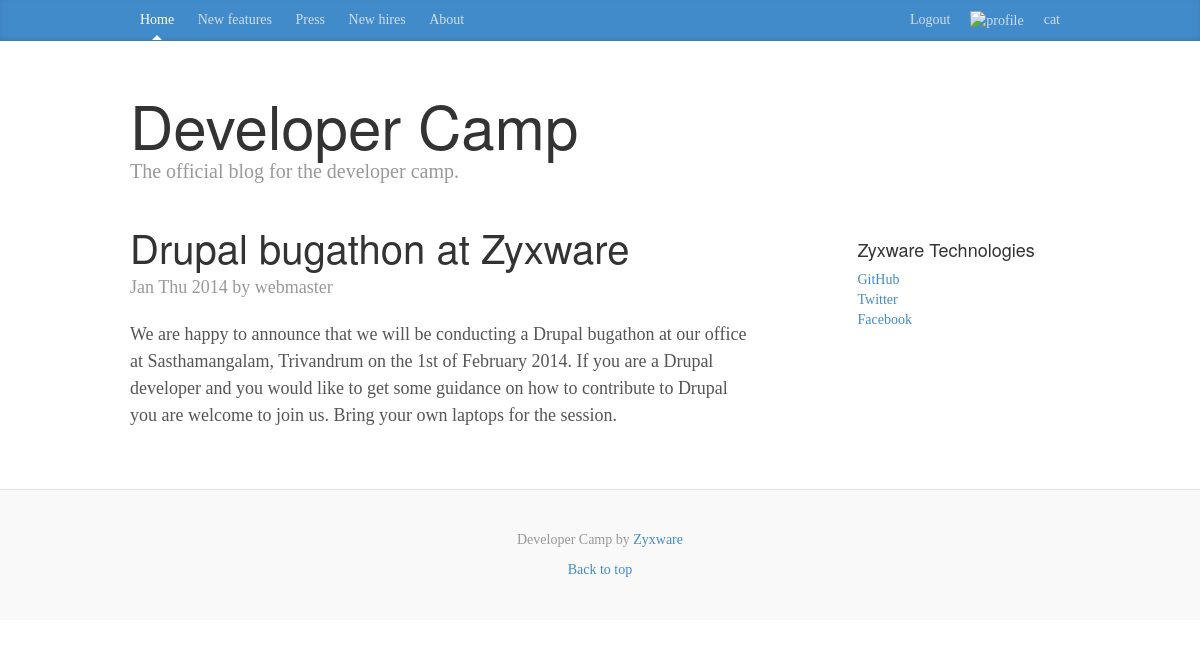
Page /index.php/show?id=1 (signed in) on the committed database.
### tables this page shows
CREATE TABLE `post` (
  `id` int(11) NOT NULL,
  `title` varchar(150) NOT NULL,
  `body` text NOT NULL,
  `date` int(11) NOT NULL,
  `author` varchar(100) NOT NULL
);

### controllers.php (called while the page is built, shortened)
<?php
function show_action($id)
{
    $post = get_post($id);
    require 'templates/show.tpl.php';
}

### model.php (called while the page is built, shortened)
<?php
function open_database_connection()
{
    $server = 'blog';
    $dbname = 'blog';
    $username = 'root';
    $password = 'root';
    $link = new PDO("mysql:host=$server;dbname=$dbname", $username, $password);
    return $link;
}
function get_post($id)
{
    $link = open_database_connection();
    $result = $link->prepare("SELECT * FROM post
    WHERE id = :id");
    $result->bindParam(':id', $id);
    $result->execute();
    $post = $result->fetch(PDO::FETCH_ASSOC);
    return $post;
}

### templates/show.tpl.php (the view, shortened to what this page needs)
<div class="blog-post">
  <h2 class="blog-post-title"><?php print $post['title'];?></h2>
  <p class="blog-post-meta">
    <?php print date('M D Y',$post['date']);?> by <?php print $post['author'];?>
  </p>
  <?php print $post['body'];?>
</div>
<?php $content = ob_get_clean() ?>
<?php include 'templates/layout.tpl.php' ?>

### index.php (shortened to what this page needs)
<?php
require_once 'model.php';
require_once 'controllers.php';
$uri = parse_url($_SERVER['REQUEST_URI'], PHP_URL_PATH);
if ('/stage-5/' == $uri) {
    list_action();
}
elseif ('/stage-5/index.php/Login' == $uri) {
    loginTemplate();
}
elseif ('/stage-5/index.php/show' == $uri && isset($_GET['id'])) {
    show_action($_GET['id']);
} elseif ('/stage-5/index.php/register' == $uri) {
    register();
} elseif ('/stage-5/index.php/register_action' == $uri) {
     RegisterAction();
}
elseif ('/stage-5/index.php/login_action' == $uri) {
    $name = $_POST['name'];
    $password = $_POST['password'];
    LoginAction($name, $password);
}
elseif ('/stage-5/index.php/logout' == $uri) {
    logout();
}
else {
    include 'templates/pagenotfound.php';
}

### templates/layout.tpl.php (shortened to what this page needs)
<?php
  if(!empty($_SESSION['username'])) {
    $username = $_SESSION['username'];
    $flag = 1;
  }
  else {
    $flag = 0;
  }
?>
<!DOCTYPE html>
<html lang="en">
  <head>
    <link href="/stage-5/templates/css/bootstrap.css" rel="stylesheet">
    <link href="/stage-5/templates/css/blog.css" rel="stylesheet">
    <link href="/stage-5/templates/css/style.css" rel="stylesheet">
  </head>
  <body>
    <div class="blog-masthead">
      <div class="container">
        <nav class="blog-nav">
          <a class="blog-nav-item active" href="/boot-camp">Home</a>
          <a class="blog-nav-item" href="#">New features</a>
          <a class="blog-nav-item" href="#">Press</a>
          <a class="blog-nav-item" href="#">New hires</a>
          <a class="blog-nav-item" href="#">About</a>
          <a class="blog-nav-item moveright" href="/stage-5/index.php/#"> <?php echo htmlentities($username);?></a>
          <?php if($flag):?>
          <a class="blog-nav-item moveright" href="/stage-5/index.php/Login">
            <img src="http://blog/stage-5/<?=$_SESSION['taget_image_path'];?>" alt="profile" width="30" />
          </a>
            <a class="blog-nav-item moveright" href="/stage-5/index.php/logout"> Logout</a>
          <?php else:?>
          <a class="blog-nav-item moveright" href="/stage-5/index.php/Login">Login</a>
            <a class="blog-nav-item moveright" href="/stage-5/index.php/register"> Register</a>
          <?php endif;?>
        </nav>
      </div>
    </div>
    <div class="container">
      <div class="blog-header">
        <h1 class="blog-title">Developer Camp</h1>
        <p class="lead blog-description">The official blog for the developer camp.</p>
      </div>
      <div class="row">
        <div class="col-sm-8 blog-main">
          <?php echo $content ?>
        </div>
        <div class="col-sm-3 col-sm-offset-1 blog-sidebar">
          <div class="sidebar-module">
            <h4>Zyxware Technologies</h4>
            <ol class="list-unstyled">
              <li><a href="http://www.github.com/zyxware">GitHub</a></li>
              <li><a href="http://www.twitter.com/zyxware">Twitter</a></li>
              <li><a href="www.facebook.com/zyxware">Facebook</a></li>
            </ol>
          </div>
        </div>
      </div>
    </div>
    <div class="blog-footer">
      <p>Developer Camp by <a href="http://www.zyxware.com">Zyxware</a></p>
      <p>
        <a href="#">Back to top</a>
      </p>
    </div>
  </body>
</html>

### templates/css/blog.css (style rules this page uses)
body { font-family: Georgia, "Times New Roman", Times, serif; color: #555; }
h1, .h1, h2, .h2, h3, .h3, h4, .h4, h5, .h5, h6, .h6 { margin-top: 0; font-family: "Helvetica Neue", Helvetica, Arial, sans-serif; font-weight: normal; color: #333; }
@media (min-width: 1200px) { .container { width: 970px; } }
.blog-masthead { background-color: #428bca; -webkit-box-shadow: inset 0 -2px 5px rgba(0,0,0,.1); box-shadow: inset 0 -2px 5px rgba(0,0,0,.1); }
.blog-nav-item { position: relative; display: inline-block; padding: 10px; font-weight: 500; color: #cdddeb; }
.blog-nav .active { color: #fff; }
.blog-nav .active:after { position: absolute; bottom: 0; left: 50%; width: 0; height: 0; margin-left: -5px; vertical-align: middle; content: " "; border-right: 5px solid transparent; border-bottom: 5px solid; border-left: 5px solid transparent; }
.blog-header { padding-top: 20px; padding-bottom: 20px; }
.blog-title { margin-top: 30px; margin-bottom: 0; font-size: 60px; font-weight: normal; }
.blog-description { font-size: 20px; color: #999; }
.blog-main { font-size: 18px; line-height: 1.5; }
.sidebar-module { padding: 15px; margin: 0 -15px 15px; }
.blog-post { margin-bottom: 60px; }
.blog-post-title { margin-bottom: 5px; font-size: 40px; }
.blog-post-meta { margin-bottom: 20px; color: #999; }
.blog-footer { padding: 40px 0; color: #999; text-align: center; background-color: #f9f9f9; border-top: 1px solid #e5e5e5; }
.blog-footer p:last-child { margin-bottom: 0; }

### templates/css/style.css (style rules this page uses)
.moveright { float: right; }
body { background: rgb(255, 255, 255); }

### rows in the picture
post: title "Drupal bugathon at Zyxware", date "Jan Thu 2014", author "webmaster", body "We are happy to announce that we will be conducting a Drupal bugathon at our office at Sasthamangalam, Trivandrum on the 1st of February 2014. If you are a Drupal developer and you would like to get some guidance on how to contribute to Drupal you are welcome to join us. Bring your own laptops for the session."

### other values in the picture
$username "cat"
